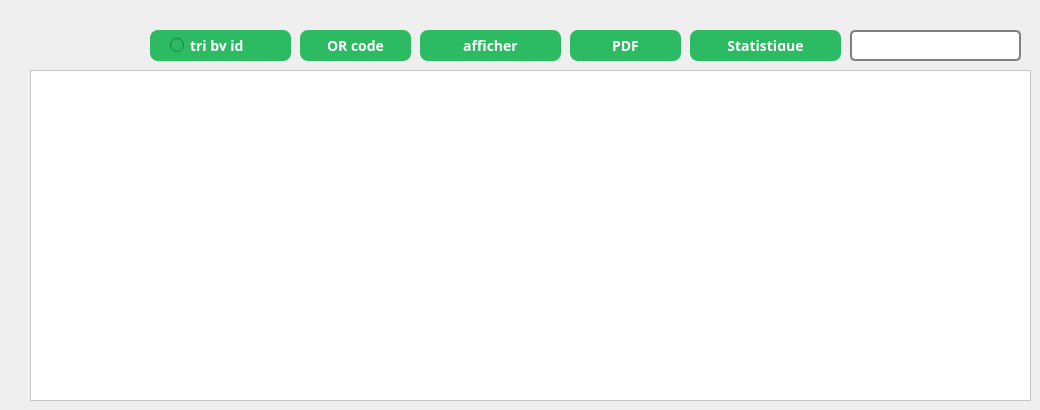
    <widget class="QWidget" name="tab_2">
     <attribute name="title">
      <string>Liste des factures</string>
     </attribute>
     <widget class="QTableView" name="tableView_facture">
      <property name="geometry">
       <rect>
        <x>30</x>
        <y>70</y>
        <width>1001</width>
        <height>331</height>
       </rect>
      </property>
      <property name="styleSheet">
       <string notr="true">QTableView {
  background-color: #ffffff;
  color: #000000;
  gridline-color: #cccccc;
}

QTableView::item:selected {
  background-color: #0066cc;
  color: #ffffff;
}

QTableView QHeaderView::section {
  background-color: #0066cc;
  color: #ffffff;
  font-weight: bold;
  padding: 5px;
  border: none;
}

QTableView QHeaderView::section:pressed {
  background-color: #0044aa;
}

QTableView QHeaderView::section:checked {
  background-color: #0088ff;
}

QTableView QHeaderView::section:checked:disabled {
  background-color: #cccccc;
  color: #999999;
}</string>
      </property>
     </widget>
     <widget class="QPushButton" name="pushButton_ajouter_2">
      <property name="geometry">
       <rect>
        <x>420</x>
        <y>30</y>
        <width>141</width>
        <height>31</height>
       </rect>
      </property>
      <property name="font">
       <font>
        <family>Poppins</family>
        <pointsize>-1</pointsize>
        <weight>75</weight>
        <bold>true</bold>
       </font>
      </property>
      <property name="styleSheet">
       <string notr="true">QPushButton {
  border: none;
  border-radius: 8px;
  padding: 10px 20px;
  background-color: #2CBB63; /* Green color */
  color: white;
  font-size: 14px;
  font-weight: bold;
  text-transform: uppercase;
  transition: background-color 0.3s ease;
}

QPushButton:hover {
  background-color: #7AE59A; /* Lighter green color on hover */
}

QPushButton:pressed {
  background-color: #A2EFB6; /* Lighter green color when pressed */
  border: 5px solid #2CBB63; /* Green contour */
}

QPushButton:focus {
  outline: none;
  box-shadow: 0 0 0 3px rgba(0, 102, 204, 0.4);
}</string>
      </property>
      <property name="text">
       <string>afficher</string>
      </property>
     </widget>
     <widget class="QPushButton" name="pushButton_PDF">
      <property name="geometry">
       <rect>
        <x>570</x>
        <y>30</y>
        <width>111</width>
        <height>31</height>
       </rect>
      </property>
      <property name="font">
       <font>
        <family>Poppins</family>
        <pointsize>-1</pointsize>
        <weight>75</weight>
        <bold>true</bold>
       </font>
      </property>
      <property name="styleSheet">
       <string notr="true">QPushButton {
  border: none;
  border-radius: 8px;
  padding: 10px 20px;
  background-color: #2CBB63; /* Green color */
  color: white;
  font-size: 14px;
  font-weight: bold;
  text-transform: uppercase;
  transition: background-color 0.3s ease;
}

QPushButton:hover {
  background-color: #7AE59A; /* Lighter green color on hover */
}

QPushButton:pressed {
  background-color: #A2EFB6; /* Lighter green color when pressed */
  border: 5px solid #2CBB63; /* Green contour */
}

QPushButton:focus {
  outline: none;
  box-shadow: 0 0 0 3px rgba(0, 102, 204, 0.4);
}</string>
      </property>
      <property name="text">
       <string>PDF</string>
      </property>
     </widget>
     <widget class="QLineEdit" name="lineEdit">
      <property name="geometry">
       <rect>
        <x>850</x>
        <y>30</y>
        <width>171</width>
        <height>31</height>
       </rect>
      </property>
      <property name="styleSheet">
       <string notr="true">QLineEdit {
  padding: 5px;
  border: 2px solid #808080; /* Grey border */
  border-radius: 5px; /* Rounded corners */
  background-color: white; /* White background */
  color: black; /* Black text color */
}

QLineEdit:hover {
  border-color: #2CBB63; /* Green border color on hover */
}

QLineEdit:focus {
  border-color: #2CBB63; /* Green border color on focus */
  outline: none; /* Remove focus outline */
}</string>
      </property>
     </widget>
     <widget class="QRadioButton" name="radioButton">
      <property name="geometry">
       <rect>
        <x>150</x>
        <y>30</y>
        <width>141</width>
        <height>31</height>
       </rect>
      </property>
      <property name="font">
       <font>
        <family>Poppins</family>
        <pointsize>-1</pointsize>
        <weight>75</weight>
        <bold>true</bold>
       </font>
      </property>
      <property name="styleSheet">
       <string notr="true">QRadioButton {
  border: none;
  border-radius: 8px;
  padding: 10px 20px;
  background-color: #2CBB63; /* Green color */
  color: white;
  font-size: 14px;
  font-weight: bold;
  text-transform: uppercase;
  transition: background-color 0.3s ease;
}

QRadioButton:hover {
  background-color: #7AE59A; /* Lighter green color on hover */
}

QRadioButton:pressed {
  background-color: #A2EFB6; /* Lighter green color when pressed */
  border: 5px solid #2CBB63; /* Green contour */
}

QRadioButton:focus {
  outline: none;
  box-shadow: 0 0 0 3px rgba(0, 102, 204, 0.4);
}</string>
      </property>
      <property name="text">
       <string>tri by id</string>
      </property>
     </widget>
     <widget class="QPushButton" name="pushButton_Statistique">
      <property name="geometry">
       <rect>
        <x>690</x>
        <y>30</y>
        <width>151</width>
        <height>31</height>
       </rect>
      </property>
      <property name="font">
       <font>
        <family>Poppins</family>
        <pointsize>-1</pointsize>
        <weight>75</weight>
        <bold>true</bold>
       </font>
      </property>
      <property name="styleSheet">
       <string notr="true">QPushButton {
  border: none;
  border-radius: 8px;
  padding: 10px 20px;
  background-color: #2CBB63; /* Green color */
  color: white;
  font-size: 14px;
  font-weight: bold;
  text-transform: uppercase;
  transition: background-color 0.3s ease;
}

QPushButton:hover {
  background-color: #7AE59A; /* Lighter green color on hover */
}

QPushButton:pressed {
  background-color: #A2EFB6; /* Lighter green color when pressed */
  border: 5px solid #2CBB63; /* Green contour */
}

QPushButton:focus {
  outline: none;
  box-shadow: 0 0 0 3px rgba(0, 102, 204, 0.4);
}</string>
      </property>
      <property name="text">
       <string>Statistique</string>
      </property>
     </widget>
     <widget class="QPushButton" name="qr">
      <property name="geometry">
       <rect>
        <x>300</x>
        <y>30</y>
        <width>111</width>
        <height>31</height>
       </rect>
      </property>
      <property name="font">
       <font>
        <family>Poppins</family>
        <pointsize>-1</pointsize>
        <weight>75</weight>
        <bold>true</bold>
       </font>
      </property>
      <property name="styleSheet">
       <string notr="true">QPushButton {
  border: none;
  border-radius: 8px;
  padding: 10px 20px;
  background-color: #2CBB63; /* Green color */
  color: white;
  font-size: 14px;
  font-weight: bold;
  text-transform: uppercase;
  transition: background-color 0.3s ease;
}

QPushButton:hover {
  background-color: #7AE59A; /* Lighter green color on hover */
}

QPushButton:pressed {
  background-color: #A2EFB6; /* Lighter green color when pressed */
  border: 5px solid #2CBB63; /* Green contour */
}

QPushButton:focus {
  outline: none;
  box-shadow: 0 0 0 3px rgba(0, 102, 204, 0.4);
}</string>
      </property>
      <property name="text">
       <string>QR code</string>
      </property>
     </widget>
    </widget>
